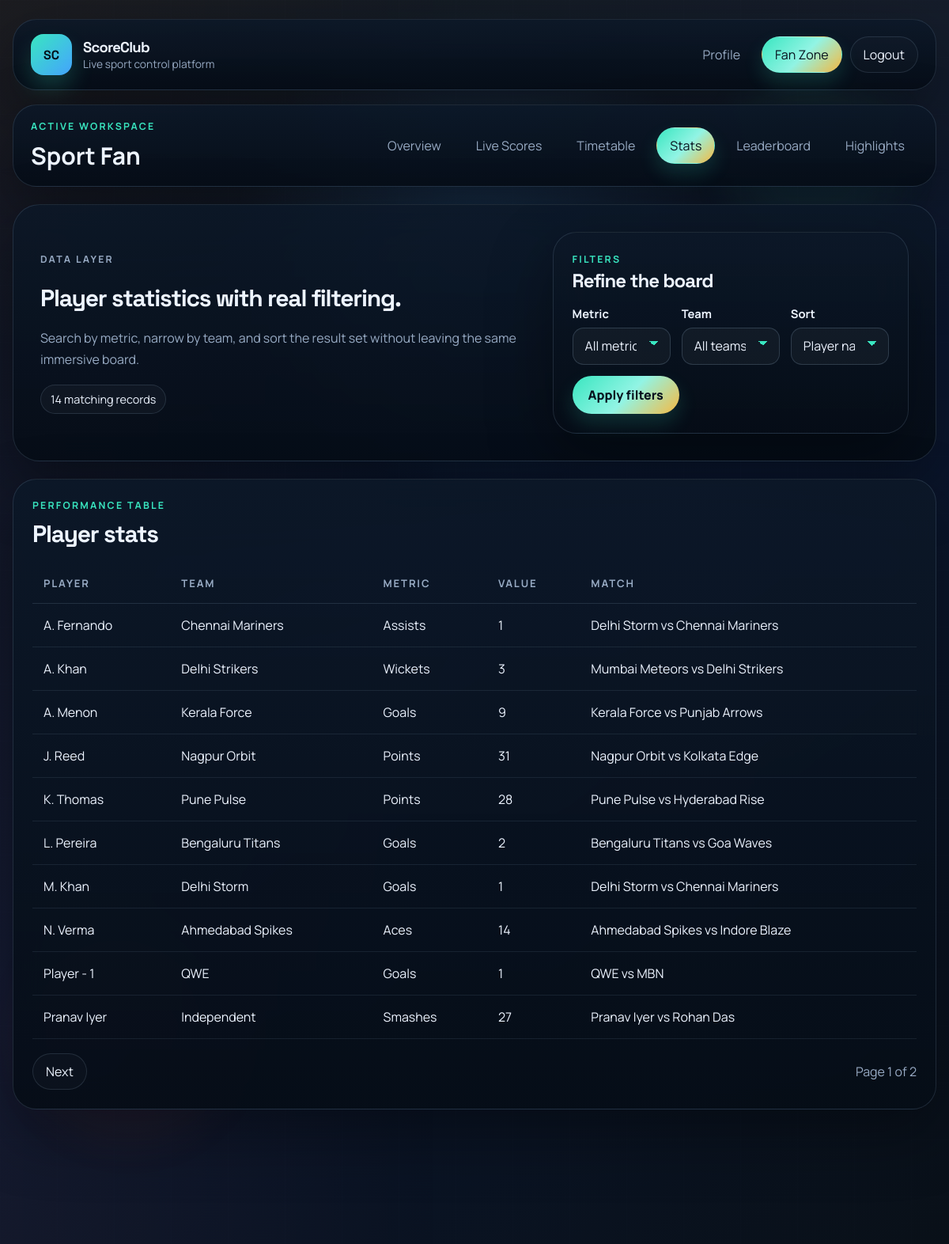
Page /fan/stats/ (signed in) on the committed database.
### accounts/models.py (models this page shows)
class User(AbstractUser):
	ROLE_FAN = "fan"
	ROLE_ORGANIZER = "organizer"
	ROLE_MEDIA = "media"
	ROLE_CHOICES = [
		(ROLE_FAN, "Sport Fan"),
		(ROLE_ORGANIZER, "Organizer"),
		(ROLE_MEDIA, "Media & Broadcast"),
	]
	role = models.CharField(max_length=20, choices=ROLE_CHOICES)

### organizer/models.py (models this page shows, shortened)
class PlayerStat(models.Model):
	match = models.ForeignKey(Match, on_delete=models.CASCADE, related_name="player_stats")
	player_name = models.CharField(max_length=120)
	team_name = models.CharField(max_length=120)
	metric_name = models.CharField(max_length=80)
	metric_value = models.CharField(max_length=80)
	availability = models.CharField(max_length=80, default="Available")
	updated_at = models.DateTimeField(auto_now=True)
	class Meta:
		ordering = ["player_name"]

class Match(models.Model):
	STATUS_SCHEDULED = "scheduled"
	STATUS_LIVE = "live"
	STATUS_FINISHED = "finished"
	STATUS_CHOICES = [
		(STATUS_SCHEDULED, "Scheduled"),
		(STATUS_LIVE, "Live"),
		(STATUS_FINISHED, "Finished"),
	]
	sport = models.CharField(max_length=50)
	home_team = models.CharField(max_length=100)
	away_team = models.CharField(max_length=100)
	venue = models.CharField(max_length=150)
	start_time = models.DateTimeField()
	status = models.CharField(max_length=20, choices=STATUS_CHOICES, default=STATUS_SCHEDULED)
	created_at = models.DateTimeField(auto_now_add=True)
	class Meta:
		ordering = ["start_time"]

### fan/views.py (the view)
# urls.py: path("stats/", views.stats_view, name="stats"),
@role_required("fan")
def stats_view(request):
	filter_options = _fan_filter_options()
	metric = request.GET.get("metric", "").strip()
	team = request.GET.get("team", "").strip()
	sort = request.GET.get("sort", "player_name").strip() or "player_name"
	stats = PlayerStat.objects.select_related("match").all()
	if metric:
		stats = stats.filter(metric_name__icontains=metric)
	if team:
		stats = stats.filter(team_name__icontains=team)
	stats = stats.order_by(sort)
	paginator = Paginator(stats, 10)
	page_obj = paginator.get_page(request.GET.get("page"))
	return render(
		request,
		"fan/stats.html",
		{
			"stats": page_obj,
			"metric": metric,
			"team": team,
			"sort": sort,
			"stats_count": stats.count(),
			"metrics": filter_options["metrics"],
			"teams": filter_options["teams"],
		},
	)

### fan/views.py (called while the page is built)
def _fan_filter_options():
	return {
		"sports": list(Match.objects.order_by("sport").values_list("sport", flat=True).distinct()),
		"metrics": list(PlayerStat.objects.order_by("metric_name").values_list("metric_name", flat=True).distinct()),
		"teams": list(PlayerStat.objects.order_by("team_name").values_list("team_name", flat=True).distinct()),
	}

### templates/fan/stats.html (shortened to what this page needs)
{% extends 'shared/base.html' %}
{% block content %}
<section class="hero-panel" data-reveal>
    <div class="hero-copy">
        <p class="eyebrow">Data layer</p>
        <h1>Player statistics with real filtering.</h1>
        <p>Search by metric, narrow by team, and sort the result set without leaving the same immersive board.</p>
        <div class="badge-row">
            <span class="chip">{{ stats_count }} matching records</span>
        </div>
    </div>
    <article class="stack-card">
        <div>
            <p class="eyebrow">Filters</p>
            <h2 class="section-heading">Refine the board</h2>
        </div>
        <form method="get" class="form-grid columns-3">
            <div>
                <label for="metric">Metric</label>
                <select id="metric" name="metric">
                    <option value="">All metrics</option>
                </select>
            </div>
            <div>
                <label for="team">Team</label>
                <select id="team" name="team">
                    <option value="">All teams</option>
                </select>
            </div>
            <div>
                <label for="sort">Sort</label>
                <select id="sort" name="sort">
                    <option value="player_name" {% if sort == 'player_name' %}selected{% endif %}>Player name A-Z</option>
                </select>
            </div>
            <div class="form-actions span-12">
                <button type="submit">Apply filters</button>
            </div>
        </form>
    </article>
</section>
<section class="table-shell" data-reveal>
    <div class="table-header">
        <div>
            <p class="eyebrow">Performance table</p>
            <h2 class="section-heading">Player stats</h2>
        </div>
    </div>
    <div class="table-scroll">
        <table>
            <thead>
                <tr>
                    <th>Player</th>
                    <th>Team</th>
                    <th>Metric</th>
                    <th>Value</th>
                    <th>Match</th>
                </tr>
            </thead>
            <tbody>
            {% for item in stats %}
                <tr>
                    <td>{{ item.player_name }}</td>
                    <td>{{ item.team_name }}</td>
                    <td>{{ item.metric_name }}</td>
                    <td>{{ item.metric_value }}</td>
                    <td>{{ item.match.home_team }} vs {{ item.match.away_team }}</td>
                </tr>
            {% empty %}
                <tr>
                    <td colspan="5">No stats available.</td>
                </tr>
            {% endfor %}
            </tbody>
        </table>
    </div>
    <div class="pagination">
        <div class="inline-actions">
            {% if stats.has_next %}<a href="?metric={{ metric }}&team={{ team }}&sort={{ sort }}&page={{ stats.next_page_number }}" class="ghost-link pill">Next</a>{% endif %}
        </div>
        <span>Page {{ stats.number }} of {{ stats.paginator.num_pages }}</span>
    </div>
</section>
{% endblock %}

### templates/shared/base.html (shortened to what this page needs)
{% load static %}
<!doctype html>
<html lang="en">
<head>
    <link rel="stylesheet" href="{% static 'css/main.css' %}">
</head>
<body class="app-body {% block body_class %}{% endblock %}">
{% with current_ns=request.resolver_match.namespace current_name=request.resolver_match.url_name %}
<div class="site-shell" data-spotlight>
    <div class="ambient ambient-one"></div>
    <div class="ambient ambient-two"></div>
    <div class="ambient ambient-grid"></div>
    <header class="site-header panel" data-reveal>
        <a href="{% if user.is_authenticated %}{% if user.role == 'fan' %}{% url 'fan:dashboard' %}{% elif user.role == 'organizer' %}{% url 'organizer:dashboard' %}{% else %}{% url 'media:dashboard' %}{% endif %}{% else %}{% url 'login' %}{% endif %}" class="brandmark">
            <span class="brandmark-badge">SC</span>
            <span>
                <strong>ScoreClub</strong>
                <small>Live sport control platform</small>
            </span>
        </a>
        <nav class="primary-nav">
            {% if user.is_authenticated %}
                <a href="{% url 'profile' %}" class="nav-link {% if current_name == 'profile' %}active{% endif %}">Profile</a>
                {% if user.role == 'fan' %}
                    <a href="{% url 'fan:dashboard' %}" class="nav-link {% if current_ns == 'fan' %}active{% endif %}">Fan Zone</a>
                {% elif user.role == 'organizer' %}
                    <a href="{% url 'organizer:dashboard' %}" class="nav-link {% if current_ns == 'organizer' %}active{% endif %}">Ops Suite</a>
                {% else %}
                    <a href="{% url 'media:dashboard' %}" class="nav-link {% if current_ns == 'media' %}active{% endif %}">Media Hub</a>
                {% endif %}
                <a href="{% url 'logout' %}" class="nav-link nav-link-ghost">Logout</a>
            {% else %}
                <a href="{% url 'login' %}" class="nav-link {% if current_name == 'login' %}active{% endif %}">Login</a>
                <a href="{% url 'register' %}" class="nav-link nav-link-accent {% if current_name == 'register' %}active{% endif %}">Create Account</a>
            {% endif %}
        </nav>
    </header>
    {% if user.is_authenticated %}
    <section class="context-ribbon panel" data-reveal>
        <div>
            <p class="eyebrow">Active workspace</p>
            <h2>{{ user.get_role_display }}</h2>
        </div>
        <div class="pill-nav">
            {% if user.role == 'fan' %}
                <a href="{% url 'fan:dashboard' %}" class="pill {% if current_name == 'dashboard' and current_ns == 'fan' %}active{% endif %}">Overview</a>
                <a href="{% url 'fan:live_scores' %}" class="pill {% if current_name == 'live_scores' %}active{% endif %}">Live Scores</a>
                <a href="{% url 'fan:timetable' %}" class="pill {% if current_name == 'timetable' %}active{% endif %}">Timetable</a>
                <a href="{% url 'fan:stats' %}" class="pill {% if current_name == 'stats' %}active{% endif %}">Stats</a>
                <a href="{% url 'fan:leaderboard' %}" class="pill {% if current_name == 'leaderboard' %}active{% endif %}">Leaderboard</a>
                <a href="{% url 'fan:highlights' %}" class="pill {% if current_name == 'highlights' %}active{% endif %}">Highlights</a>
            {% endif %}
        </div>
    </section>
    {% endif %}
    <main class="page-frame">
        {% block content %}{% endblock %}
    </main>
</div>
{% endwith %}
</body>
</html>

### rows in the picture
User: role "Sport Fan"
PlayerStat: player_name "A. Fernando", team_name "Chennai Mariners", metric_name "Assists", metric_value "1", match.home_team "Delhi Storm", match.away_team "Chennai Mariners"
PlayerStat: player_name "A. Khan", team_name "Delhi Strikers", metric_name "Wickets", metric_value "3", match.home_team "Mumbai Meteors", match.away_team "Delhi Strikers"
PlayerStat: player_name "A. Menon", team_name "Kerala Force", metric_name "Goals", metric_value "9", match.home_team "Kerala Force", match.away_team "Punjab Arrows"
PlayerStat: player_name "J. Reed", team_name "Nagpur Orbit", metric_name "Points", metric_value "31", match.home_team "Nagpur Orbit", match.away_team "Kolkata Edge"
PlayerStat: player_name "K. Thomas", team_name "Pune Pulse", metric_name "Points", metric_value "28", match.home_team "Pune Pulse", match.away_team "Hyderabad Rise"
PlayerStat: player_name "L. Pereira", team_name "Bengaluru Titans", metric_name "Goals", metric_value "2", match.home_team "Bengaluru Titans", match.away_team "Goa Waves"
PlayerStat: player_name "M. Khan", team_name "Delhi Storm", metric_name "Goals", metric_value "1", match.home_team "Delhi Storm", match.away_team "Chennai Mariners"
PlayerStat: player_name "N. Verma", team_name "Ahmedabad Spikes", metric_name "Aces", metric_value "14", match.home_team "Ahmedabad Spikes", match.away_team "Indore Blaze"
PlayerStat: player_name "Player - 1", team_name "QWE", metric_name "Goals", metric_value "1", match.home_team "QWE", match.away_team "MBN"
PlayerStat: player_name "Pranav Iyer", team_name "Independent", metric_name "Smashes", metric_value "27", match.home_team "Pranav Iyer", match.away_team "Rohan Das"

### other values in the picture
{{ stats_count }} "14"
{{ stats.number }} "1"
{{ stats.paginator.num_pages }} "2"
